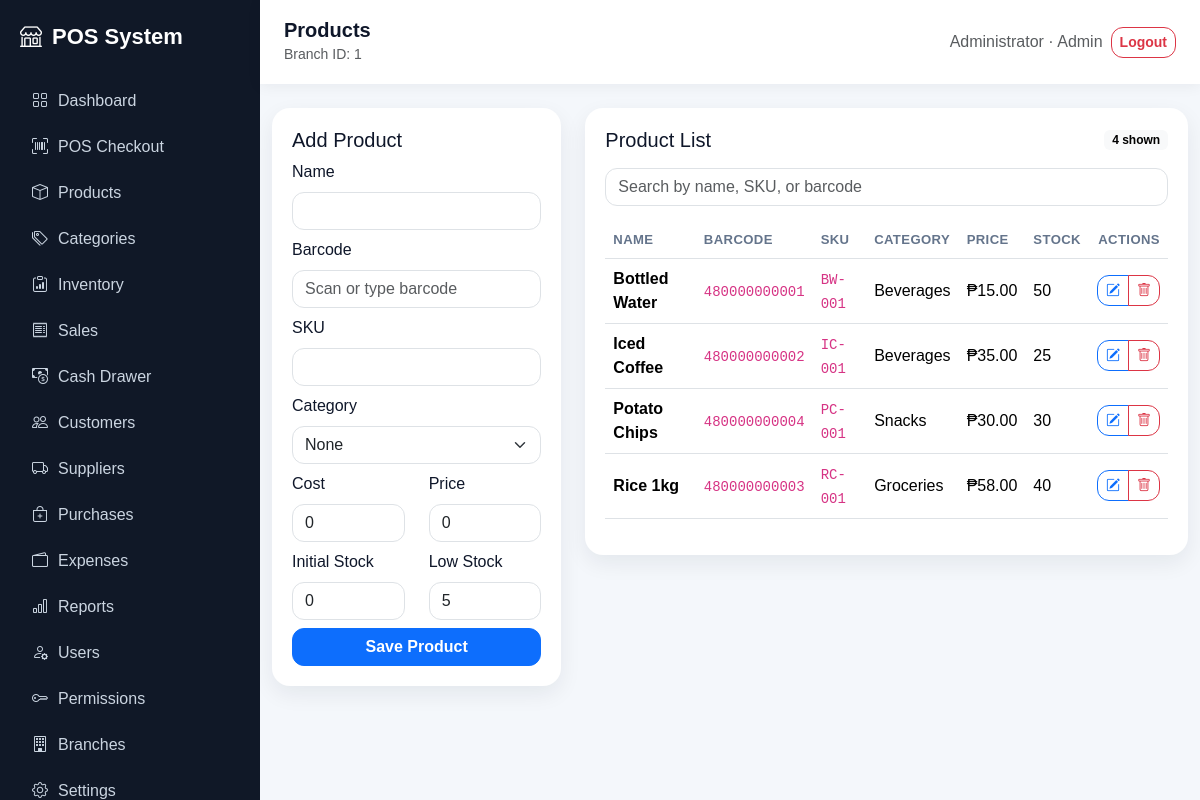
The page /products/index.php (signed in) on the database its author committed.
### tables this page shows
CREATE TABLE products (
  id INT AUTO_INCREMENT PRIMARY KEY,
  branch_id INT NOT NULL,
  category_id INT NULL,
  name VARCHAR(160) NOT NULL,
  barcode VARCHAR(100) NULL,
  sku VARCHAR(100) NULL,
  cost DECIMAL(12,2) DEFAULT 0,
  price DECIMAL(12,2) NOT NULL DEFAULT 0,
  stock_qty INT NOT NULL DEFAULT 0,
  low_stock_threshold INT NOT NULL DEFAULT 5,
  created_at TIMESTAMP DEFAULT CURRENT_TIMESTAMP,
  UNIQUE KEY unique_branch_barcode (branch_id, barcode),
  FOREIGN KEY (branch_id) REFERENCES branches(id) ON DELETE CASCADE,
  FOREIGN KEY (category_id) REFERENCES categories(id) ON DELETE SET NULL
);

CREATE TABLE categories (
  id INT AUTO_INCREMENT PRIMARY KEY,
  branch_id INT NOT NULL,
  name VARCHAR(120) NOT NULL,
  created_at TIMESTAMP DEFAULT CURRENT_TIMESTAMP,
  FOREIGN KEY (branch_id) REFERENCES branches(id) ON DELETE CASCADE
);

### config/app.php (called while the page is built, shortened)
<?php
function app_url(string $path = ''): string
{
    return BASE_URL . ltrim($path, '/');
}

### auth/session.php (called while the page is built, shortened)
<?php
require_once __DIR__ . '/../config/app.php';
function current_branch_id(): int
{
    return (int)($_SESSION['branch_id'] ?? 1);
}
function role_permissions(PDO $pdo, string $role): array
{
    static $cache = [];
    if (isset($cache[$role])) {
        return $cache[$role];
    }
    try {
        $stmt = $pdo->prepare('SELECT permission_key FROM role_permissions WHERE role_name = ? AND is_allowed = 1');
        $stmt->execute([$role]);
        $cache[$role] = $stmt->fetchAll(PDO::FETCH_COLUMN) ?: [];
    } catch (Throwable $e) {
        $cache[$role] = default_permissions($role);
    }
    return $cache[$role];
}
function can(PDO $pdo, string $permission): bool
{
    $role = $_SESSION['role'] ?? 'Cashier';
    $permissions = role_permissions($pdo, $role);
    return in_array('*', $permissions, true) || in_array($permission, $permissions, true);
}
function require_permission(PDO $pdo, string $permission): void
{
    if (!can($pdo, $permission)) {
        http_response_code(403);
        include __DIR__ . '/../includes/header.php';
        echo '<div class="app"><div class="main-content p-4"><div class="alert alert-danger shadow-sm"><h4>Access Denied</h4><p class="mb-0">Your account does not have permission to access this page.</p></div></div></div>';
        include __DIR__ . '/../includes/footer.php';
        exit;
    }
}

### products/index.php (the view, shortened to what this page needs)
<?php
$pageTitle = 'Products';
require_once __DIR__ . '/../config/database.php';
require_once __DIR__ . '/../auth/session.php';
require_permission($pdo, 'products.view');
$branchId = current_branch_id();
$canManageProducts = can($pdo, 'products.manage');
$old = [
    'name' => '',
    'barcode' => '',
    'sku' => '',
    'category_id' => '',
    'cost' => '0',
    'price' => '0',
    'stock_qty' => '0',
    'low_stock_threshold' => '5',
];
$products = $pdo->prepare('
    SELECT p.*, c.name AS category
    FROM products p
    LEFT JOIN categories c ON c.id = p.category_id
    WHERE p.branch_id = ?
    ORDER BY p.name
');
$products->execute([$branchId]);
$products = $products->fetchAll();
include __DIR__ . '/../includes/header.php';
?>
<div class="row g-4">
    <?php if ($canManageProducts): ?>
        <div class="col-lg-4">
            <div class="table-card">
                <h5>Add Product</h5>
                <form method="post" action="<?= app_url('products/index.php') ?>">
                    <label class="form-label">Name</label>
                    <input class="form-control mb-2" name="name" value="<?= htmlspecialchars($old['name']) ?>" required maxlength="160">
                    <label class="form-label">Barcode</label>
                    <input class="form-control mb-2" name="barcode" value="<?= htmlspecialchars($old['barcode']) ?>" placeholder="Scan or type barcode" maxlength="100">
                    <label class="form-label">SKU</label>
                    <input class="form-control mb-2" name="sku" value="<?= htmlspecialchars($old['sku']) ?>" maxlength="100">
                    <label class="form-label">Category</label>
                    <select class="form-select mb-2" name="category_id">
                        <option value="">None</option>
                    </select>
                    <div class="row">
                        <div class="col">
                            <label class="form-label">Cost</label>
                            <input class="form-control mb-2" type="number" step="0.01" min="0" name="cost" value="<?= htmlspecialchars($old['cost']) ?>" required>
                        </div>
                        <div class="col">
                            <label class="form-label">Price</label>
                            <input class="form-control mb-2" type="number" step="0.01" min="0" name="price" value="<?= htmlspecialchars($old['price']) ?>" required>
                        </div>
                    </div>
                    <div class="row">
                        <div class="col">
                            <label class="form-label">Initial Stock</label>
                            <input class="form-control mb-2" type="number" min="0" name="stock_qty" value="<?= htmlspecialchars($old['stock_qty']) ?>" required>
                        </div>
                        <div class="col">
                            <label class="form-label">Low Stock</label>
                            <input class="form-control mb-2" type="number" min="0" name="low_stock_threshold" value="<?= htmlspecialchars($old['low_stock_threshold']) ?>" required>
                        </div>
                    </div>
                    <button class="btn btn-primary w-100">Save Product</button>
                </form>
            </div>
        </div>
    <?php endif; ?>
    <div class="<?= $canManageProducts ? 'col-lg-8' : 'col-lg-12' ?>">
        <div class="table-card">
            <div class="d-flex justify-content-between align-items-center mb-3">
                <h5 class="mb-0">Product List</h5>
                <span class="badge text-bg-light"><?= count($products) ?> shown</span>
            </div>
            <input class="form-control mb-3" id="productFilter" placeholder="Search by name, SKU, or barcode">
            <table class="table align-middle">
                <thead>
                    <tr>
                        <th>Name</th>
                        <th>Barcode</th>
                        <th>SKU</th>
                        <th>Category</th>
                        <th>Price</th>
                        <th>Stock</th>
                        <?php if ($canManageProducts): ?>
                            <th class="text-end">Actions</th>
                        <?php endif; ?>
                    </tr>
                </thead>
                <tbody id="productTable">
                    <?php foreach ($products as $product): ?>
                        <tr class="<?= (int)$product['stock_qty'] <= (int)$product['low_stock_threshold'] ? 'table-warning' : '' ?>">
                            <td class="fw-semibold"><?= htmlspecialchars($product['name']) ?></td>
                            <td><code><?= htmlspecialchars($product['barcode'] ?? '') ?></code></td>
                            <td><code><?= htmlspecialchars($product['sku'] ?? '') ?></code></td>
                            <td><?= htmlspecialchars($product['category'] ?? '') ?></td>
                            <td>&#8369;<?= number_format((float)$product['price'], 2) ?></td>
                            <td><?= (int)$product['stock_qty'] ?></td>
                            <?php if ($canManageProducts): ?>
                                <td class="text-end">
                                    <div class="btn-group btn-group-sm" role="group" aria-label="Product actions">
                                        <a class="btn btn-outline-primary" href="<?= app_url('products/edit.php?id=' . (int)$product['id']) ?>">
                                            <i class="bi bi-pencil-square"></i>
                                        </a>
                                        <a class="btn btn-outline-danger" href="<?= app_url('products/index.php?delete=' . (int)$product['id']) ?>" onclick="return confirm('Delete product?')">
                                            <i class="bi bi-trash"></i>
                                        </a>
                                    </div>
                                </td>
                            <?php endif; ?>
                        </tr>
                    <?php endforeach; ?>
                </tbody>
            </table>
        </div>
    </div>
</div>
<?php include __DIR__ . '/../includes/footer.php'; ?>

### includes/header.php (shortened to what this page needs)
<?php
require_once __DIR__ . '/../config/app.php';
require_once __DIR__ . '/../auth/session.php';
?>
<!doctype html>
<html lang="en">
<head>
    <link href="https://cdn.jsdelivr.net/npm/bootstrap@5.3.3/dist/css/bootstrap.min.css" rel="stylesheet">
    <link href="https://cdn.jsdelivr.net/npm/bootstrap-icons@1.11.3/font/bootstrap-icons.min.css" rel="stylesheet">
    <link href="<?= app_url('assets/css/app.css') ?>" rel="stylesheet">
</head>
<body>
<div class="app-shell">
<?php include __DIR__ . '/sidebar.php'; ?>
<main class="main-content">
<?php include __DIR__ . '/navbar.php'; ?>
<div class="container-fluid page-container py-4">

### includes/sidebar.php (shortened to what this page needs)
<?php
$sidebarLinks = [
    ['label' => 'Dashboard', 'path' => 'dashboard/index.php', 'icon' => 'bi-grid', 'permission' => 'dashboard.view'],
    ['label' => 'POS Checkout', 'path' => 'pos/index.php', 'icon' => 'bi-upc-scan', 'permission' => 'pos.access'],
    ['label' => 'Products', 'path' => 'products/index.php', 'icon' => 'bi-box', 'permission' => 'products.view'],
    ['label' => 'Categories', 'path' => 'categories/index.php', 'icon' => 'bi-tags', 'permission' => 'categories.manage'],
    ['label' => 'Inventory', 'path' => 'inventory/index.php', 'icon' => 'bi-clipboard-data', 'permission' => 'inventory.view'],
    ['label' => 'Sales', 'path' => 'sales/index.php', 'icon' => 'bi-receipt', 'permission' => 'sales.view'],
    ['label' => 'Cash Drawer', 'path' => 'cash_drawer/index.php', 'icon' => 'bi-cash-coin', 'permission' => 'cash_drawer.manage'],
    ['label' => 'Customers', 'path' => 'customers/index.php', 'icon' => 'bi-people', 'permission' => 'customers.view'],
    ['label' => 'Suppliers', 'path' => 'suppliers/index.php', 'icon' => 'bi-truck', 'permission' => 'suppliers.manage'],
    ['label' => 'Purchases', 'path' => 'purchases/index.php', 'icon' => 'bi-bag-plus', 'permission' => 'purchases.view'],
    ['label' => 'Expenses', 'path' => 'expenses/index.php', 'icon' => 'bi-wallet2', 'permission' => 'expenses.manage'],
    ['label' => 'Reports', 'path' => 'reports/index.php', 'icon' => 'bi-bar-chart', 'permission' => 'reports.view'],
    ['label' => 'Users', 'path' => 'users/index.php', 'icon' => 'bi-person-gear', 'permission' => 'users.manage'],
    ['label' => 'Permissions', 'path' => 'permissions/index.php', 'icon' => 'bi-key', 'permission' => 'permissions.manage'],
    ['label' => 'Branches', 'path' => 'branches/index.php', 'icon' => 'bi-building', 'permission' => 'branches.manage'],
    ['label' => 'Settings', 'path' => 'settings/index.php', 'icon' => 'bi-gear', 'permission' => 'settings.manage'],
    ['label' => 'Audit Logs', 'path' => 'audit/index.php', 'icon' => 'bi-shield-check', 'permission' => 'audit.view'],
    ['label' => 'Backup & Restore', 'path' => 'backup/index.php', 'icon' => 'bi-database-down', 'permission' => 'backup.manage'],
    ['label' => 'Health Check', 'path' => 'system/health.php', 'icon' => 'bi-heart-pulse', 'permission' => 'settings.manage'],
];
?>
<aside class="sidebar" id="sidebar">
    <div class="brand">
        <i class="bi bi-shop"></i>
        <span>POS System</span>
    </div>
    <nav class="nav flex-column">
        <?php foreach ($sidebarLinks as $link): ?>
            <a class="nav-link" href="<?= app_url($link['path']) ?>"><i class="bi <?= htmlspecialchars($link['icon']) ?>"></i> <?= htmlspecialchars($link['label']) ?></a>
        <?php endforeach; ?>
    </nav>
</aside>

### includes/navbar.php (shortened to what this page needs)
<header class="topbar d-flex justify-content-between align-items-center gap-3">
    <div class="d-flex align-items-center gap-3 min-w-0">
        <div class="min-w-0">
            <h5 class="mb-0 fw-bold text-truncate"><?= htmlspecialchars($pageTitle ?? 'Dashboard') ?></h5>
            <small class="text-muted">Branch ID: <?= current_branch_id() ?></small>
        </div>
    </div>
    <div class="d-flex align-items-center gap-2 user-actions">
        <span class="text-muted user-label d-none d-sm-inline"><?= htmlspecialchars($_SESSION['name'] ?? 'User') ?> · <?= htmlspecialchars($_SESSION['role'] ?? '') ?></span>
        <a class="btn btn-outline-danger btn-sm" href="<?= app_url('auth/logout.php') ?>">Logout</a>
    </div>
</header>

### includes/footer.php (shortened to what this page needs)
</div>
</main>
</div>
</body>
</html>

### assets/css/app.css (style rules this page uses)
:root { --sidebar:#101827; --primary:#2563eb; --bg:#f4f7fb; }
body { background: var(--bg); font-family: Arial, sans-serif; }
.app-shell { display: flex; min-height: 100vh; }
.sidebar { width: 260px; background: var(--sidebar); color: #fff; padding: 20px; position: fixed; top:0; bottom:0; overflow-y:auto; }
.brand { font-size: 22px; font-weight: 700; display:flex; gap:10px; align-items:center; margin-bottom:25px; }
.sidebar .nav-link { color:#cbd5e1; padding:11px 12px; border-radius:12px; display:flex; gap:10px; align-items:center; }
.main-content { margin-left:260px; width:calc(100% - 260px); }
.topbar { background:#fff; padding:18px 24px; box-shadow:0 2px 14px rgba(15,23,42,.06); position:sticky; top:0; z-index:5; }
.table-card { background:#fff; border-radius:18px; padding:20px; box-shadow:0 8px 22px rgba(15,23,42,.07); }
* { box-sizing: border-box; }
html { scroll-behavior: smooth; }
body { color: #0f172a; }
.min-w-0 { min-width: 0; }
.page-container { padding-bottom: 88px; }
.card, .table-card, .soft-card, .stat-card { transition: transform .18s ease, box-shadow .18s ease; }
.table th { white-space: nowrap; font-size: .82rem; color: #64748b; text-transform: uppercase; letter-spacing: .03em; }
.form-control, .form-select, .btn { border-radius: 12px; }
.btn { font-weight: 600; }
@media (min-width: 901px) { .page-container { padding-bottom: 1.5rem; } }

### rows shown on the page
products: name "Bottled Water", barcode "480000000001", sku "BW-001", category.name "Beverages", price "15.00", stock_qty "50"
products: name "Iced Coffee", barcode "480000000002", sku "IC-001", category.name "Beverages", price "35.00", stock_qty "25"
products: name "Potato Chips", barcode "480000000004", sku "PC-001", category.name "Snacks", price "30.00", stock_qty "30"
products: name "Rice 1kg", barcode "480000000003", sku "RC-001", category.name "Groceries", price "58.00", stock_qty "40"

### other values the page prints
$link['label'] "Dashboard"
$link['label'] "POS Checkout"
$link['label'] "Products"
$link['label'] "Categories"
$link['label'] "Inventory"
$link['label'] "Sales"
$link['label'] "Cash Drawer"
$link['label'] "Customers"
$link['label'] "Suppliers"
$link['label'] "Purchases"
$link['label'] "Expenses"
$link['label'] "Reports"
$link['label'] "Users"
$link['label'] "Permissions"
$link['label'] "Branches"
